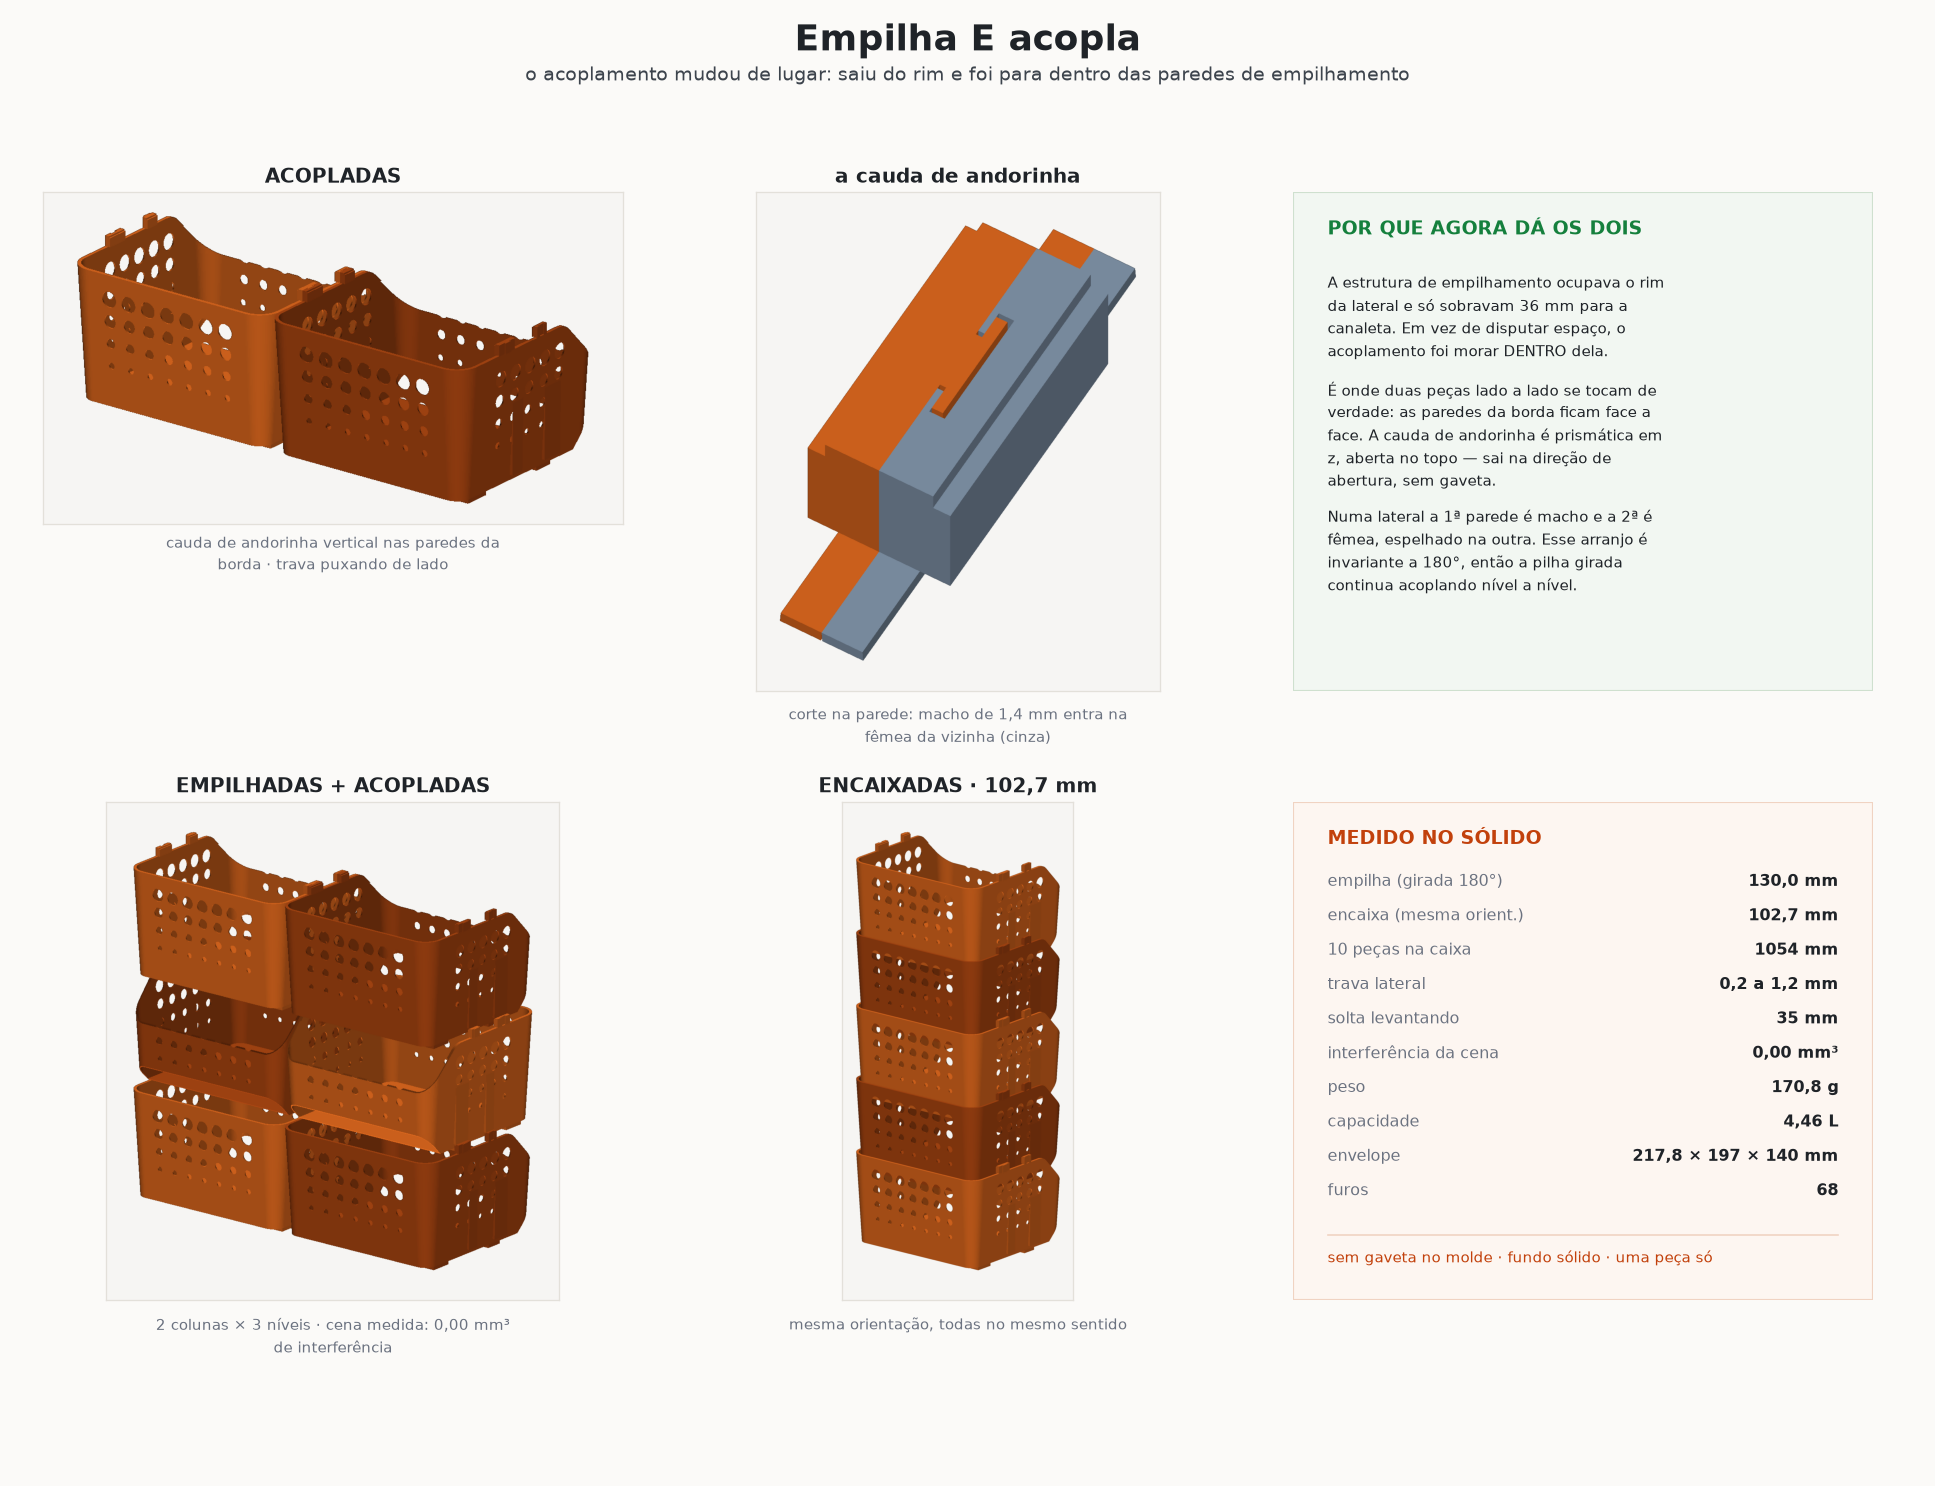

Recreate this plot in Python.
#!/usr/bin/env python3
"""Empilha E acopla: o acoplamento mora DENTRO das paredes de empilhamento.

Cauda de andorinha vertical na face externa de cada parede da borda -- numa
lateral a 1a parede e macho e a 2a femea, espelhado na outra. O arranjo e
invariante a 180 graus, entao a pilha girada continua acoplando nivel a nivel.
"""
import os
import textwrap

import numpy as np
import trimesh
from build123d import Box, Pos, Rot, export_step, export_stl

import modelo3d as M
import render
from empilha import passo

DEST = os.path.dirname(os.path.abspath(__file__))
COR, COR2, CINZ = (0.93, 0.44, 0.13), (0.72, 0.30, 0.08), (0.55, 0.63, 0.72)
FUNDO, TINTA, GRIS, NOVO, VERDE = "#fbfaf8", "#1f2328", "#6b7280", "#c2410c", "#15803d"
PASSO_E = 130.0


def gira(m):
    t = m.copy()
    t.apply_transform(trimesh.transformations.rotation_matrix(np.pi, [0, 0, 1]))
    return t


def main():
    p, n = M.cesto(None, h_rim=M.H_FAIXA2, estrutura=True)
    export_step(p, os.path.join(DEST, "cesto-final.step"))
    export_stl(p, os.path.join(DEST, "cesto-final.stl"))
    m = trimesh.load(os.path.join(DEST, "cesto-final.stl"))
    pn = passo(p)
    peso, cap = p.volume * M.RHO, M.capacidade()
    print(f"peso {peso:.1f} g | encaixa {pn:.1f} | empilha {PASSO_E:.1f}")

    # 1 - par acoplado
    b = m.copy(); b.apply_translation([M.LARG, 0, 0])
    render.salvar(render.render([(m, COR), (b, COR2)],
                                direcao=(-0.95, -1.25, -0.62), largura=1050),
                  os.path.join(DEST, "fim-par.png"))
    # 2 - duas colunas acopladas de 3 niveis: empilha E acopla
    cena = []
    for lvl in range(3):
        for col in (0, M.LARG):
            t = (gira(m) if lvl % 2 else m.copy())
            t.apply_translation([col, 0, lvl * PASSO_E])
            cena.append((t, COR if (lvl + (col > 0)) % 2 == 0 else COR2))
    render.salvar(render.render(cena, direcao=(-0.95, -1.2, -0.52), largura=1050),
                  os.path.join(DEST, "fim-torre.png"))
    # 3 - coluna encaixada, mesma orientacao
    cena = []
    for i in range(5):
        t = m.copy(); t.apply_translation([0, 0, i * pn])
        cena.append((t, COR if i % 2 == 0 else COR2))
    render.salvar(render.render(cena, direcao=(-1.0, -1.22, -0.5), largura=1050),
                  os.path.join(DEST, "fim-encaixe.png"))
    # 4 - secao da cauda de andorinha
    y0, y1 = M.PAR_Y[0]
    bloco = Pos(M.LARG / 2, (y0 + y1) / 2, M.ALT + M.EMP_H / 2) * \
        Box(30.0, y1 - y0 + 16.0, M.EMP_H + 2.0)
    sa, sb = p & bloco, (Pos(M.LARG, 0, 0) * p) & bloco
    export_stl(sa, os.path.join(DEST, "fim-sa.stl"))
    export_stl(sb, os.path.join(DEST, "fim-sb.stl"))
    render.salvar(render.render(
        [(trimesh.load(os.path.join(DEST, "fim-sa.stl")), COR),
         (trimesh.load(os.path.join(DEST, "fim-sb.stl")), CINZ)],
        direcao=(-0.35, -0.6, -1.0), largura=1050),
        os.path.join(DEST, "fim-det.png"))
    folha(peso, cap, pn, n)


def imagem(fig, rect, arq, titulo=None, sub=None):
    from PIL import Image
    ax = fig.add_axes(rect)
    ax.imshow(np.asarray(Image.open(os.path.join(DEST, arq))))
    ax.set_anchor("N")          # encosta no topo: os titulos alinham
    ax.set_xticks([]); ax.set_yticks([])
    for s in ax.spines.values():
        s.set_color("#e3e0da")
    if titulo:
        ax.set_title(titulo, fontsize=12.5, color=TINTA, weight="bold", pad=6)
    if sub:
        ax.text(0.5, -0.028, "\n".join(textwrap.wrap(sub, 44)),
                transform=ax.transAxes, ha="center", va="top", fontsize=9.4,
                color=GRIS, linespacing=1.4)


def folha(peso, cap, pn, furos):
    import matplotlib
    matplotlib.use("Agg")
    import matplotlib.pyplot as plt
    from matplotlib.patches import Rectangle
    fig = plt.figure(figsize=(16.4, 12.6), facecolor=FUNDO)
    fig.text(0.5, 0.984, "Empilha E acopla", ha="center", va="top",
             fontsize=22, color=TINTA, weight="bold")
    fig.text(0.5, 0.955, "o acoplamento mudou de lugar: saiu do rim e foi para "
             "dentro das paredes de empilhamento", ha="center", va="top",
             fontsize=11.5, color="#3d444d")

    imagem(fig, [0.022, 0.535, 0.30, 0.335], "fim-par.png",
           "ACOPLADAS", "cauda de andorinha vertical nas paredes da borda · "
           "trava puxando de lado")
    imagem(fig, [0.345, 0.535, 0.30, 0.335], "fim-det.png",
           "a cauda de andorinha",
           "corte na parede: macho de 1,4 mm entra na fêmea da vizinha (cinza)")
    bx = fig.add_axes([0.668, 0.535, 0.30, 0.335]); bx.axis("off")
    bx.set_xlim(0, 1); bx.set_ylim(0, 1)
    bx.add_patch(Rectangle((0, 0), 1, 1, transform=bx.transAxes,
                           facecolor="#f2f7f2", edgecolor="#cfe0cf", lw=1.3))
    bx.text(0.06, 0.95, "POR QUE AGORA DÁ OS DOIS", fontsize=11.5, color=VERDE,
            weight="bold", va="top")
    y = 0.84
    for par in ("A estrutura de empilhamento ocupava o rim da lateral e só "
                "sobravam 36 mm para a canaleta. Em vez de disputar espaço, o "
                "acoplamento foi morar DENTRO dela.",
                "É onde duas peças lado a lado se tocam de verdade: as paredes "
                "da borda ficam face a face. A cauda de andorinha é prismática "
                "em z, aberta no topo — sai na direção de abertura, sem gaveta.",
                "Numa lateral a 1ª parede é macho e a 2ª é fêmea, espelhado na "
                "outra. Esse arranjo é invariante a 180°, então a pilha girada "
                "continua acoplando nível a nível."):
        bx.text(0.06, y, "\n".join(textwrap.wrap(par, 42)), fontsize=9.3,
                color=TINTA, va="top", linespacing=1.5)
        y -= 0.05 + 0.041 * len(textwrap.wrap(par, 42))

    imagem(fig, [0.022, 0.125, 0.30, 0.335], "fim-torre.png",
           "EMPILHADAS + ACOPLADAS",
           "2 colunas × 3 níveis · cena medida: 0,00 mm³ de interferência")
    imagem(fig, [0.345, 0.125, 0.30, 0.335], "fim-encaixe.png",
           f"ENCAIXADAS · {pn:.1f} mm".replace(".", ","),
           "mesma orientação, todas no mesmo sentido")
    tb = fig.add_axes([0.668, 0.125, 0.30, 0.335]); tb.axis("off")
    tb.set_xlim(0, 1); tb.set_ylim(0, 1)
    tb.add_patch(Rectangle((0, 0), 1, 1, transform=tb.transAxes,
                           facecolor="#fdf6f1", edgecolor="#f0d3c2", lw=1.3))
    tb.text(0.06, 0.95, "MEDIDO NO SÓLIDO", fontsize=11.5, color=NOVO,
            weight="bold", va="top")
    linhas = [("empilha (girada 180°)", "130,0 mm"),
              ("encaixa (mesma orient.)", f"{pn:.1f} mm".replace(".", ",")),
              ("10 peças na caixa", f"{130 + 9*pn:.0f} mm"),
              ("trava lateral", "0,2 a 1,2 mm"),
              ("solta levantando", "35 mm"),
              ("interferência da cena", "0,00 mm³"),
              ("peso", f"{peso:.1f} g".replace(".", ",")),
              ("capacidade", f"{cap:.2f} L".replace(".", ",")),
              ("envelope", "217,8 × 197 × 140 mm"),
              ("furos", f"{furos}")]
    y = 0.84
    for k, v in linhas:
        tb.text(0.06, y, k, fontsize=9.5, color=GRIS, va="center")
        tb.text(0.94, y, v, fontsize=9.5, color=TINTA, va="center",
                ha="right", weight="bold")
        y -= 0.069
    tb.plot([0.06, 0.94], [0.13, 0.13], color="#f0d3c2", lw=1)
    tb.text(0.06, 0.10, "sem gaveta no molde · fundo sólido · uma peça só",
            fontsize=9.3, color=NOVO, va="top")
    fig.savefig(os.path.join(DEST, "final.png"), dpi=118, facecolor=FUNDO)
    print("gerado final.png")


if __name__ == "__main__":
    main()
